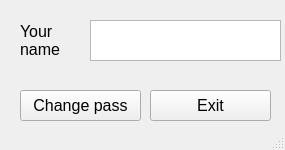
<?xml version="1.0" encoding="UTF-8"?>
<ui version="4.0">
 <class>Userspace</class>
 <widget class="QMainWindow" name="Userspace">
  <property name="geometry">
   <rect>
    <x>0</x>
    <y>0</y>
    <width>285</width>
    <height>150</height>
   </rect>
  </property>
  <property name="windowTitle">
   <string>User space</string>
  </property>
  <widget class="QWidget" name="centralwidget">
   <widget class="QTextBrowser" name="Username">
    <property name="geometry">
     <rect>
      <x>90</x>
      <y>20</y>
      <width>191</width>
      <height>41</height>
     </rect>
    </property>
    <property name="font">
     <font>
      <pointsize>10</pointsize>
     </font>
    </property>
   </widget>
   <widget class="QLabel" name="Yourname">
    <property name="geometry">
     <rect>
      <x>20</x>
      <y>20</y>
      <width>51</width>
      <height>41</height>
     </rect>
    </property>
    <property name="font">
     <font>
      <pointsize>12</pointsize>
     </font>
    </property>
    <property name="frameShadow">
     <enum>QFrame::Plain</enum>
    </property>
    <property name="text">
     <string>Your 
name</string>
    </property>
   </widget>
   <widget class="QPushButton" name="ChangepassButton">
    <property name="geometry">
     <rect>
      <x>20</x>
      <y>90</y>
      <width>121</width>
      <height>31</height>
     </rect>
    </property>
    <property name="font">
     <font>
      <pointsize>12</pointsize>
     </font>
    </property>
    <property name="text">
     <string>Change pass</string>
    </property>
   </widget>
   <widget class="QPushButton" name="Exit">
    <property name="geometry">
     <rect>
      <x>150</x>
      <y>90</y>
      <width>121</width>
      <height>31</height>
     </rect>
    </property>
    <property name="font">
     <font>
      <pointsize>12</pointsize>
     </font>
    </property>
    <property name="text">
     <string>Exit</string>
    </property>
   </widget>
  </widget>
  <widget class="QStatusBar" name="statusbar"/>
 </widget>
 <resources/>
 <connections/>
</ui>
